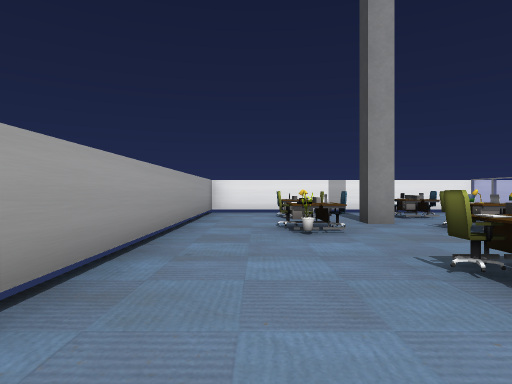
View 1 (above)

24 first-person views from a walk through a scene from a Unity 3-D project. The camera is 1.2 m above the floor, looks level and sees 75° across. The floor is counted in squares, 2 m on a side. Each view is taken from the middle of a square. On the plan, view 1 faces up. The plan holds only what a view shows up to about 10 squares ahead; the rest is blank. The player is left out. Some surface patterns are stand-ins.

View 2
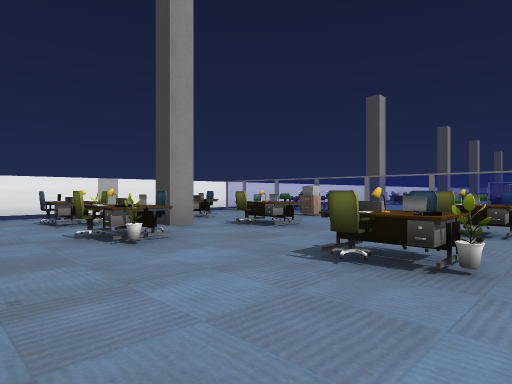

View 3
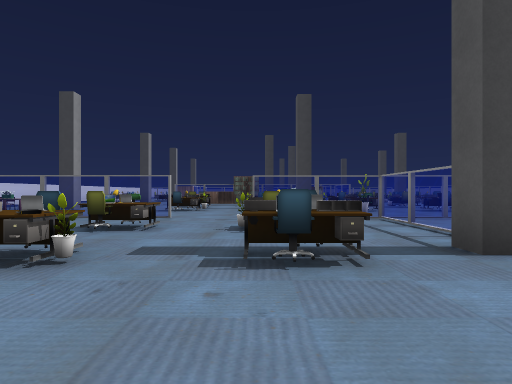

View 4
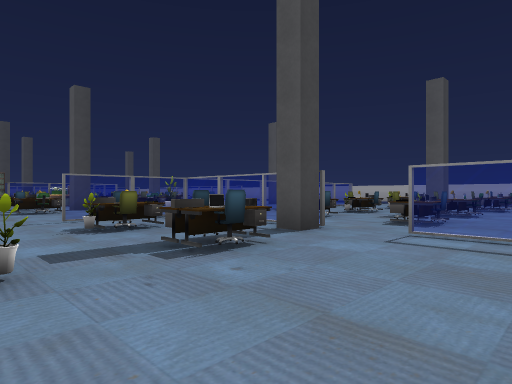

View 5
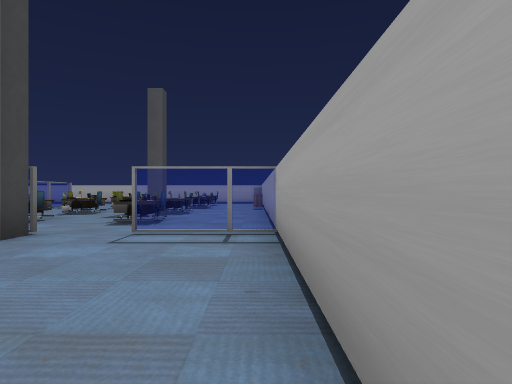

View 6
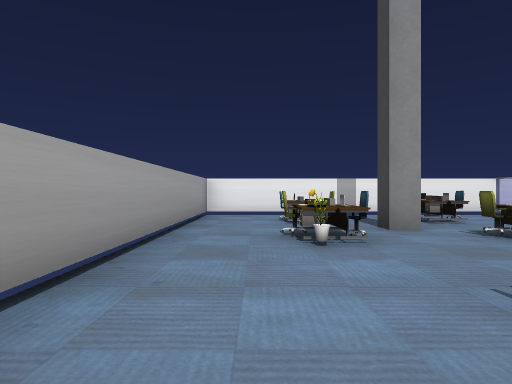

View 7
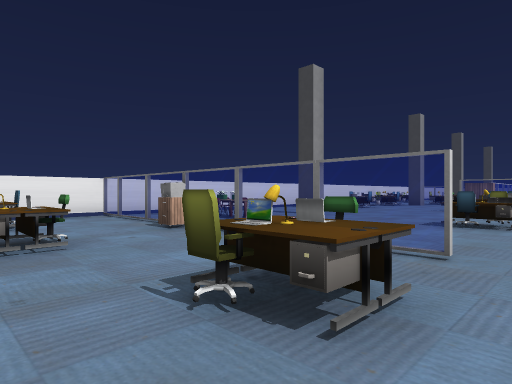

View 8
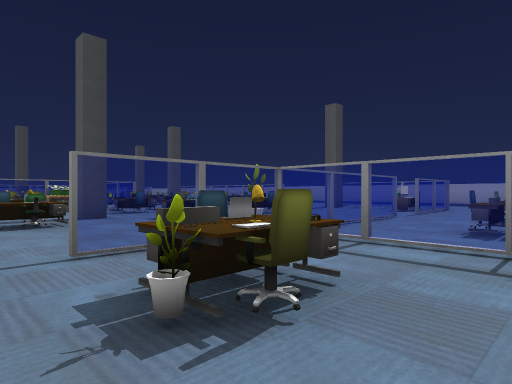

View 9
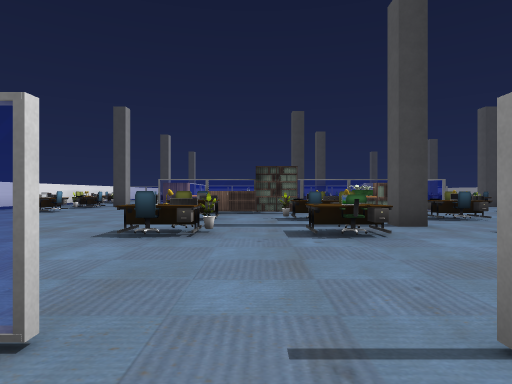

View 10
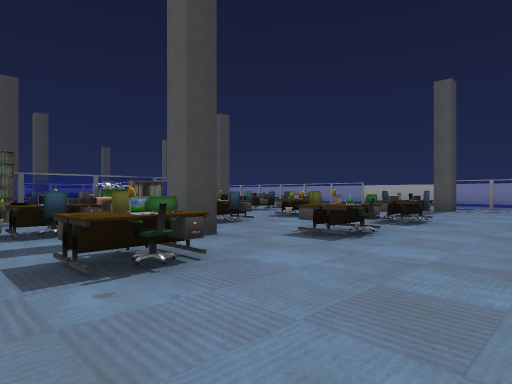

View 11
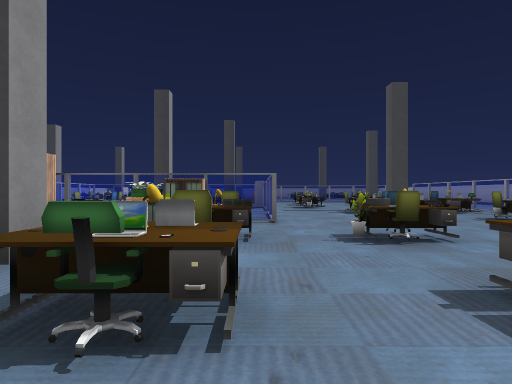

View 12
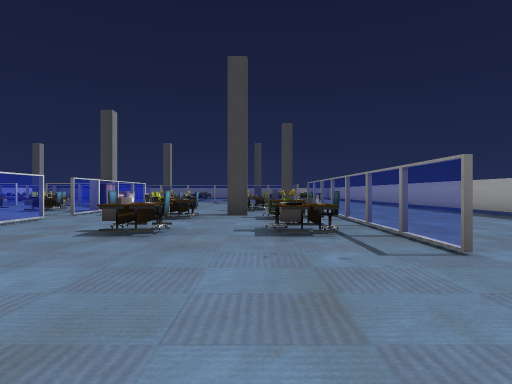

View 13
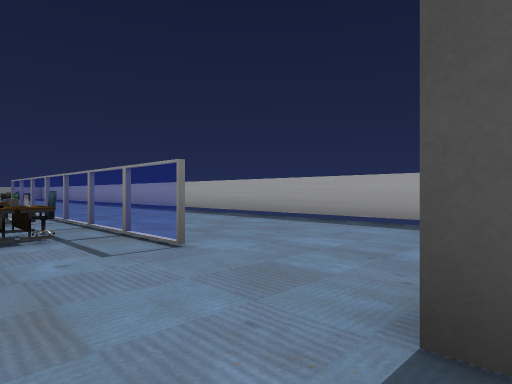

View 14
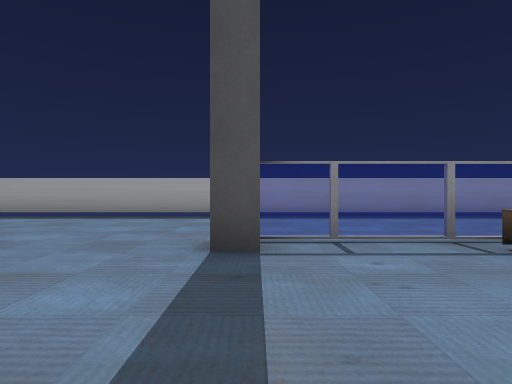

View 15
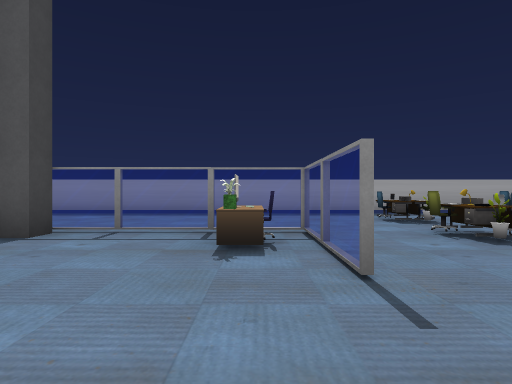

View 16
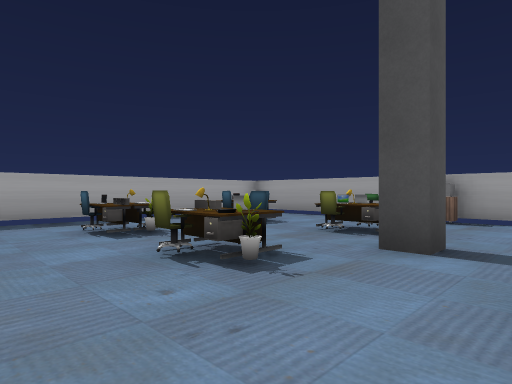

View 17
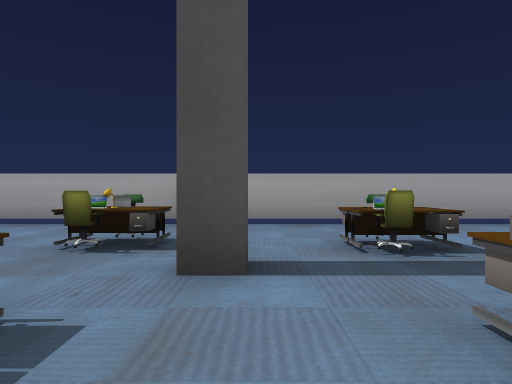

View 18
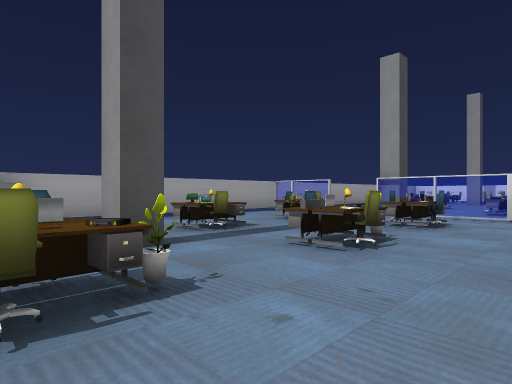

View 19
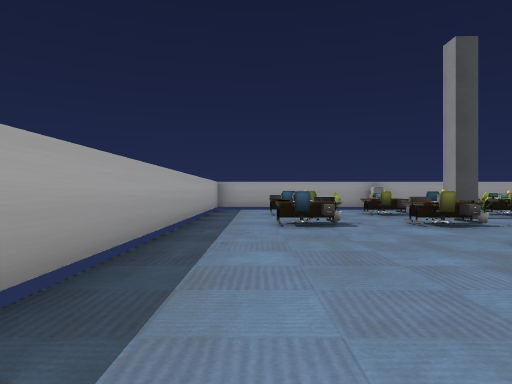

View 20
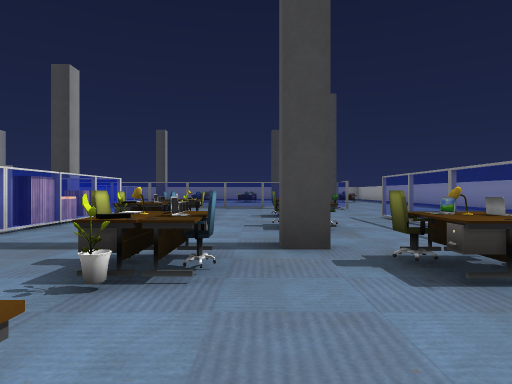

View 21
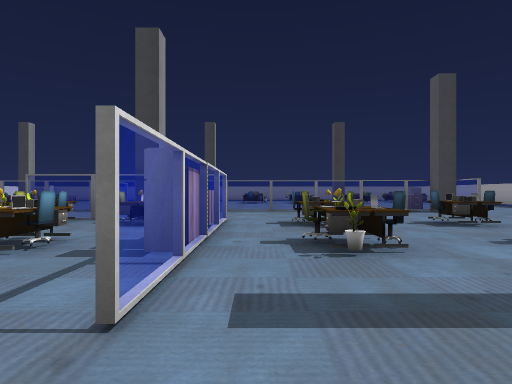

View 22
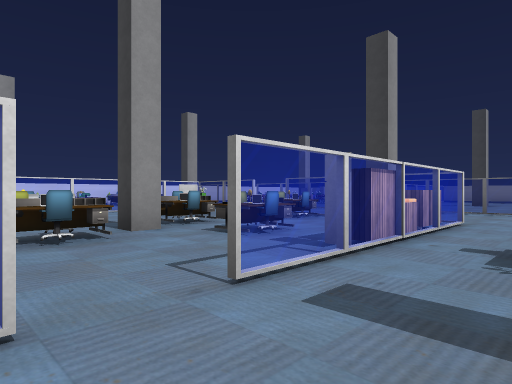

View 23
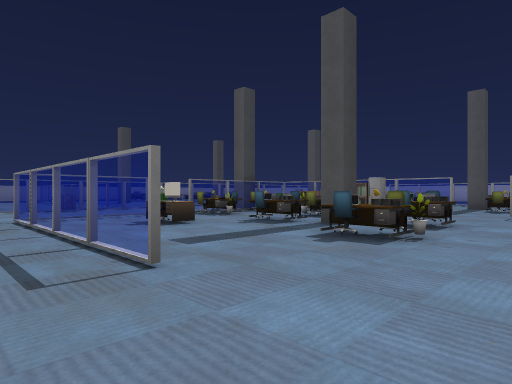

View 24
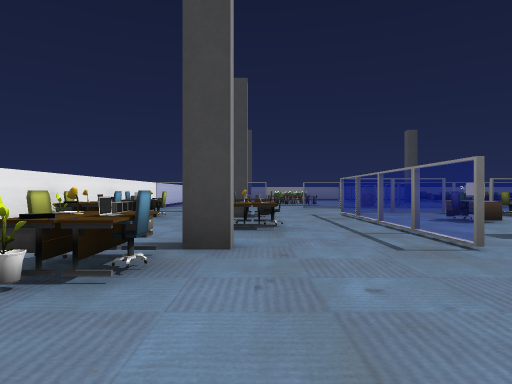

### Floor plan
Key: @ floor where view 1 was taken; # wall or solid block; . floor; = window, fence, low wall or low ledge; P plant; F fridge; C computer; H chair; O other object.
Columns run from 2 left of view 1 to 27 right of it. Each row starts with its distance up from view 1.
 10 ###########           ######
  9 #.......=.            OO.O
  8 #..O..O.=           O.....
  7 #..O....= OO.# ..O.OO...
  6 #..O....O   ...........O.O.
  5 #..O.OO.=   ................
  4 #.......= ...........=====...
  3 #.....OO=......  O........=..=
  2 #...O..O=...O.O.O ......H.=..=
  1 #...............# ..O..OC.#..
  0 #.@.O.OO=...O.OO.OO.O..O.....
 -1 #...O..O=......  =..O....O=.
 -2 #=......O....#  P O....O..=
 -3 #.=..====..OO.OOO  ......O#  =
 -4 #.......=...O.O..===.=FOO==..=
 -5 #..OO.O.=....................
 -6 #.......=...O.O.......OO.O...
 -7 #..O..O..........O.OO.......
 -8 #..OO.O..............#......
 -9 #.......=..............O.O...
-10 #O.O..O.OOP......O.OO........=
-11 #..O..O..====...==== ====...==
-12 #.......................    ..
-13 #..O..O................
-14 #......................
-15 #......................
-16  ######################

Where each view was taken, in squares from view 1:
view 1: 0 up, 0 right, facing up
view 2: 1 up, 1 left, facing up-right
view 3: 0 up, 1 left, facing right
view 4: 2 up, 1 left, facing down-right
view 5: 2 up, 1 left, facing down
view 6: 1 up, 0 right, facing up
view 7: 1 up, 3 right, facing up-right
view 8: 1 up, 3 right, facing down-right
view 9: 1 up, 5 right, facing right
view 10: 1 up, 7 right, facing down-right
view 11: 4 down, 8 right, facing right
view 12: 9 down, 10 right, facing right
view 13: 9 down, 10 right, facing down-right
view 14: 7 down, 10 right, facing down
view 15: 6 down, 7 right, facing down
view 16: 8 down, 6 right, facing down-left
view 17: 9 down, 5 right, facing left
view 18: 11 down, 6 right, facing up-left
view 19: 14 down, 10 right, facing left
view 20: 8 down, 15 right, facing right
view 21: 5 down, 17 right, facing right
view 22: 6 down, 17 right, facing up-right
view 23: 5 up, 16 right, facing down-right
view 24: 6 up, 15 right, facing right
